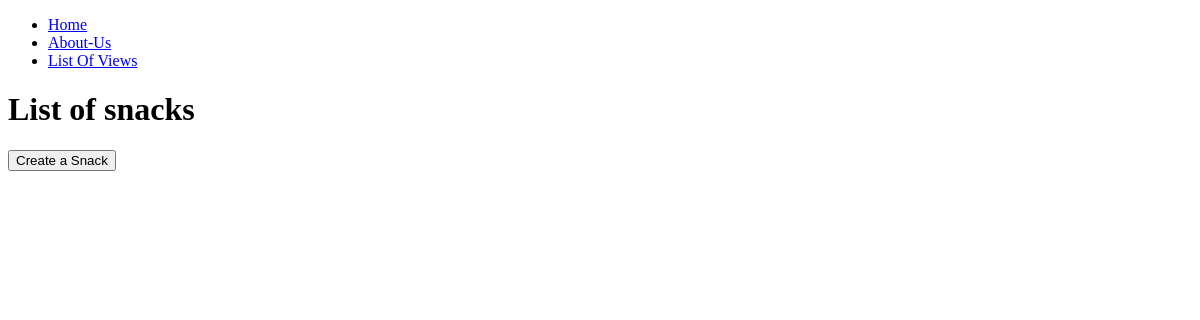
The app's page /, older data.
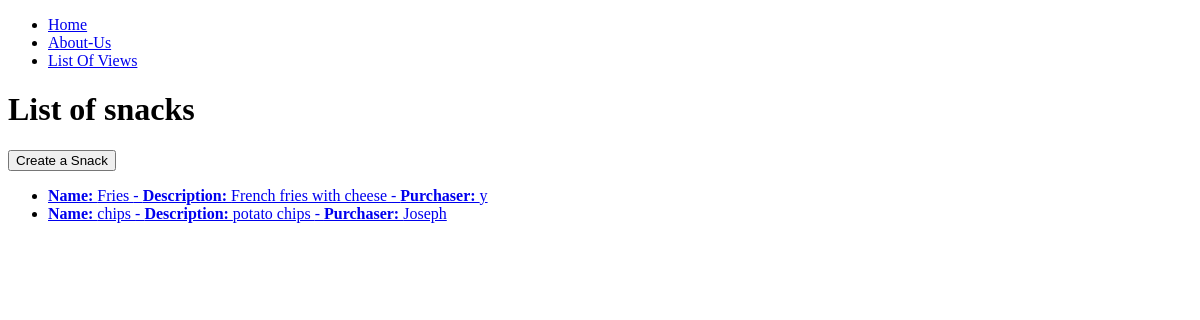
The same page, newer data.
### snacks/models.py (models this page shows, shortened)
class Snacks(models.Model):
    purchaser = models.ForeignKey(get_user_model(), on_delete = models.CASCADE)
    title = models.CharField(max_length=64)
    description = models.TextField()

### snacks/views.py (the view)
# urls.py: path("", SnackListViews.as_view(), name="snack_list"),
class SnackListViews(ListView):
    template_name = 'snack_list.html'
    model = Snacks

### templates/snack_list.html (shortened to what this page needs)
{% extends "_base.html" %}
{% block content %}
<h1>List of snacks</h1>
<button onclick="window.location.href='/create'">Create a Snack</button>
<ul>
    {% for snack in object_list %}
        <li>
            <a href="{% url 'snack_detail' snack.pk %}">
                <b>Name: </b>{{snack.title}} -
                <b>Description: </b> {{snack.description}} -
                <b>Purchaser: </b> {{snack.purchaser}}
            </a>
        </li>
    {% endfor %}
</ul>
{% endblock %}

### templates/_base.html (shortened to what this page needs)
<!DOCTYPE html>
<html lang="en">
<head>
</head>
<body>
    <nav>
        <ul>
            <li><a href="{% url 'home' %}">Home</a></li>
            <li><a href=" {% url 'about-us' %}">About-Us</a></li>
            <li><a href="{% url 'snack_list' %}">List Of Views</a></li>
        </ul>
    </nav>
    {% block content %}
    {% endblock %}
</body>
</html>

Row changes from the older to the newer data that the page shows:
added Snacks: title "Fries", description "French fries with cheese", purchaser "y"
added Snacks: title "chips", description "potato chips", purchaser "Joseph"
